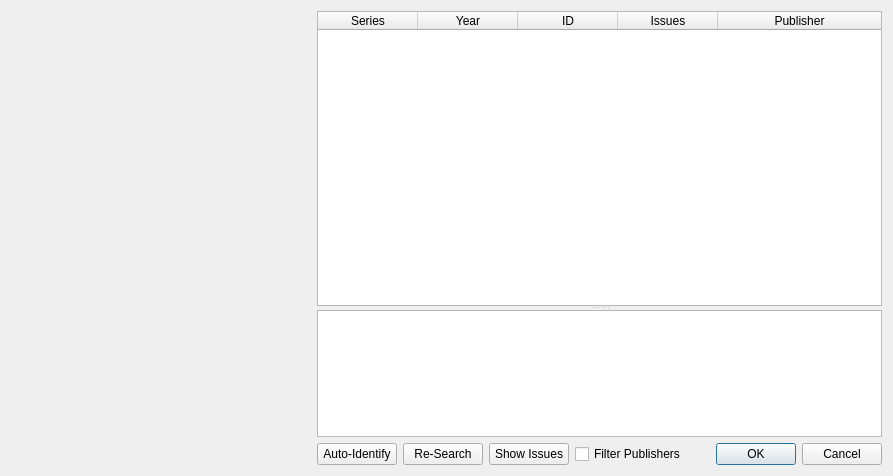
<?xml version="1.0" encoding="UTF-8"?>
<ui version="4.0">
 <class>SelectSeries</class>
 <widget class="QDialog" name="SelectSeries">
  <property name="geometry">
   <rect>
    <x>0</x>
    <y>0</y>
    <width>893</width>
    <height>476</height>
   </rect>
  </property>
  <property name="windowTitle">
   <string>Select Series</string>
  </property>
  <property name="sizeGripEnabled">
   <bool>false</bool>
  </property>
  <layout class="QGridLayout" name="gridLayout">
   <item row="0" column="0">
    <layout class="QHBoxLayout" name="horizontalLayout_2">
     <item>
      <widget class="QWidget" name="imageContainer" native="true">
       <property name="minimumSize">
        <size>
         <width>300</width>
         <height>450</height>
        </size>
       </property>
       <property name="maximumSize">
        <size>
         <width>300</width>
         <height>450</height>
        </size>
       </property>
      </widget>
     </item>
     <item>
      <layout class="QVBoxLayout" name="verticalLayout">
       <item>
        <widget class="QSplitter" name="splitter">
         <property name="orientation">
          <enum>Qt::Vertical</enum>
         </property>
         <property name="childrenCollapsible">
          <bool>false</bool>
         </property>
         <widget class="QTableWidget" name="twList">
          <property name="sizePolicy">
           <sizepolicy hsizetype="Expanding" vsizetype="Expanding">
            <horstretch>0</horstretch>
            <verstretch>7</verstretch>
           </sizepolicy>
          </property>
          <property name="minimumSize">
           <size>
            <width>0</width>
            <height>0</height>
           </size>
          </property>
          <property name="selectionMode">
           <enum>QAbstractItemView::SingleSelection</enum>
          </property>
          <property name="selectionBehavior">
           <enum>QAbstractItemView::SelectRows</enum>
          </property>
          <property name="rowCount">
           <number>0</number>
          </property>
          <property name="columnCount">
           <number>5</number>
          </property>
          <attribute name="horizontalHeaderStretchLastSection">
           <bool>true</bool>
          </attribute>
          <attribute name="verticalHeaderVisible">
           <bool>false</bool>
          </attribute>
          <column>
           <property name="text">
            <string>Series</string>
           </property>
          </column>
          <column>
           <property name="text">
            <string>Year</string>
           </property>
           <property name="textAlignment">
            <set>AlignCenter</set>
           </property>
          </column>
          <column>
           <property name="text">
            <string>ID</string>
           </property>
          </column>
          <column>
           <property name="text">
            <string>Issues</string>
           </property>
           <property name="textAlignment">
            <set>AlignCenter</set>
           </property>
          </column>
          <column>
           <property name="text">
            <string>Publisher</string>
           </property>
          </column>
         </widget>
         <widget class="QTextEdit" name="teDetails">
          <property name="sizePolicy">
           <sizepolicy hsizetype="Expanding" vsizetype="Expanding">
            <horstretch>0</horstretch>
            <verstretch>3</verstretch>
           </sizepolicy>
          </property>
          <property name="maximumSize">
           <size>
            <width>16777215</width>
            <height>16777215</height>
           </size>
          </property>
          <property name="readOnly">
           <bool>true</bool>
          </property>
          <property name="textInteractionFlags">
           <set>Qt::LinksAccessibleByMouse|Qt::TextSelectableByMouse</set>
          </property>
         </widget>
        </widget>
       </item>
       <item>
        <layout class="QHBoxLayout" name="horizontalLayout">
         <item>
          <widget class="QPushButton" name="btnAutoSelect">
           <property name="text">
            <string>Auto-Identify</string>
           </property>
          </widget>
         </item>
         <item>
          <widget class="QPushButton" name="btnRequery">
           <property name="text">
            <string>Re-Search</string>
           </property>
          </widget>
         </item>
         <item>
          <widget class="QPushButton" name="btnIssues">
           <property name="text">
            <string>Show Issues</string>
           </property>
          </widget>
         </item>
         <item>
          <widget class="QCheckBox" name="cbxFilter">
           <property name="toolTip">
            <string>Filter the publishers based on the publisher filter.</string>
           </property>
           <property name="text">
            <string>Filter Publishers</string>
           </property>
          </widget>
         </item>
         <item>
          <widget class="QDialogButtonBox" name="buttonBox">
           <property name="orientation">
            <enum>Qt::Horizontal</enum>
           </property>
           <property name="standardButtons">
            <set>QDialogButtonBox::Cancel|QDialogButtonBox::Ok</set>
           </property>
          </widget>
         </item>
        </layout>
       </item>
      </layout>
     </item>
    </layout>
   </item>
  </layout>
 </widget>
 <resources/>
 <connections>
  <connection>
   <sender>buttonBox</sender>
   <signal>accepted()</signal>
   <receiver>SelectSeries</receiver>
   <slot>accept()</slot>
   <hints>
    <hint type="sourcelabel">
     <x>248</x>
     <y>254</y>
    </hint>
    <hint type="destinationlabel">
     <x>157</x>
     <y>274</y>
    </hint>
   </hints>
  </connection>
  <connection>
   <sender>buttonBox</sender>
   <signal>rejected()</signal>
   <receiver>SelectSeries</receiver>
   <slot>reject()</slot>
   <hints>
    <hint type="sourcelabel">
     <x>316</x>
     <y>260</y>
    </hint>
    <hint type="destinationlabel">
     <x>286</x>
     <y>274</y>
    </hint>
   </hints>
  </connection>
 </connections>
</ui>
